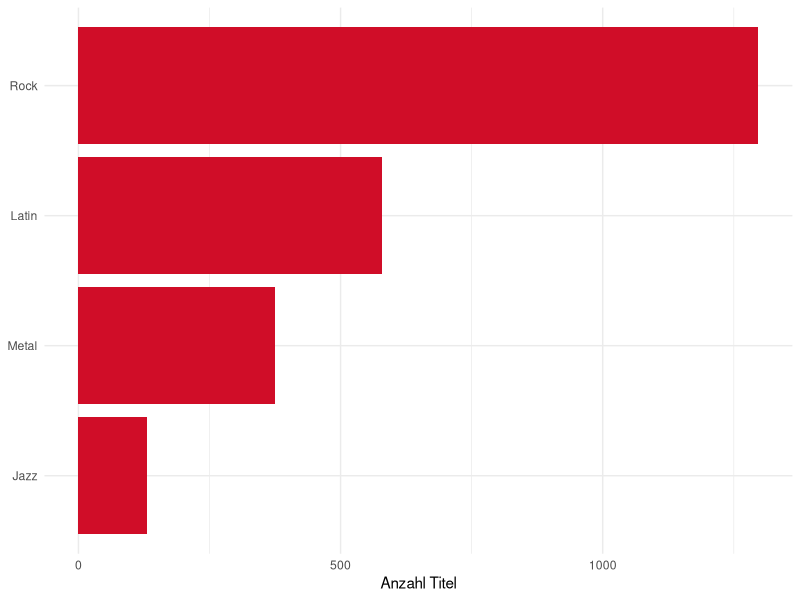

Generate this figure with R:
## ---- chunk 1
#| label: fig-r-example
#| fig-cap: "Mit R erzeugte Abbildung. Quarto führt den Code beim Rendern aus und fügt die Grafik ein."
#| fig-width: 6
#| fig-height: 2.5
library(ggplot2)
tracks <- data.frame(
  genre = c("Rock", "Latin", "Metal", "Jazz"),
  n = c(1297, 579, 374, 130)
)
ggplot(tracks, aes(x = reorder(genre, n), y = n)) +
  geom_col(fill = "#D00D28") +
  coord_flip() + labs(x = NULL, y = "Anzahl Titel") + theme_minimal()
